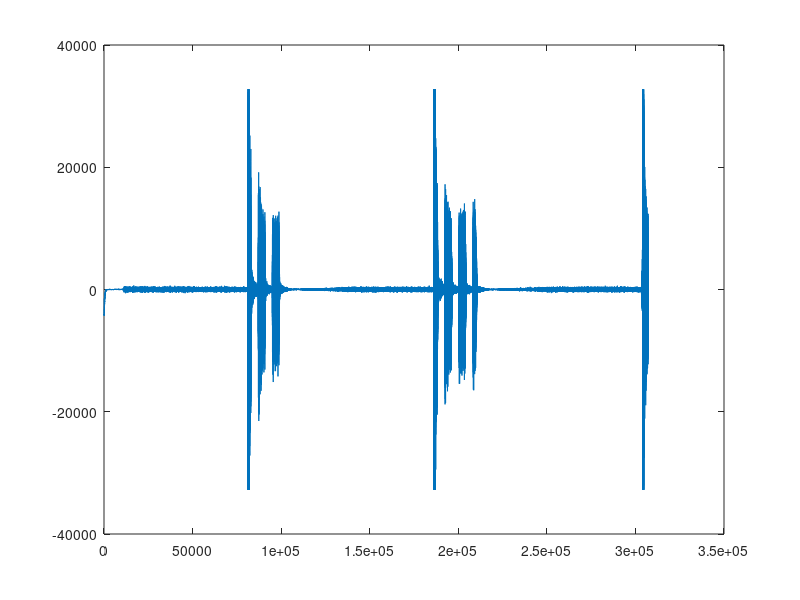

This figure's MATLAB source:
audiodata1 = csvread('outputfile1.csv');
audiodata2 = csvread('outputfile2.csv');
% player = audioplayer(audiodata, 44100);
% playblocking(player);
plot(audiodata1);
%plot(audiodata2);
% plot(audiodata2 - audiodata1);